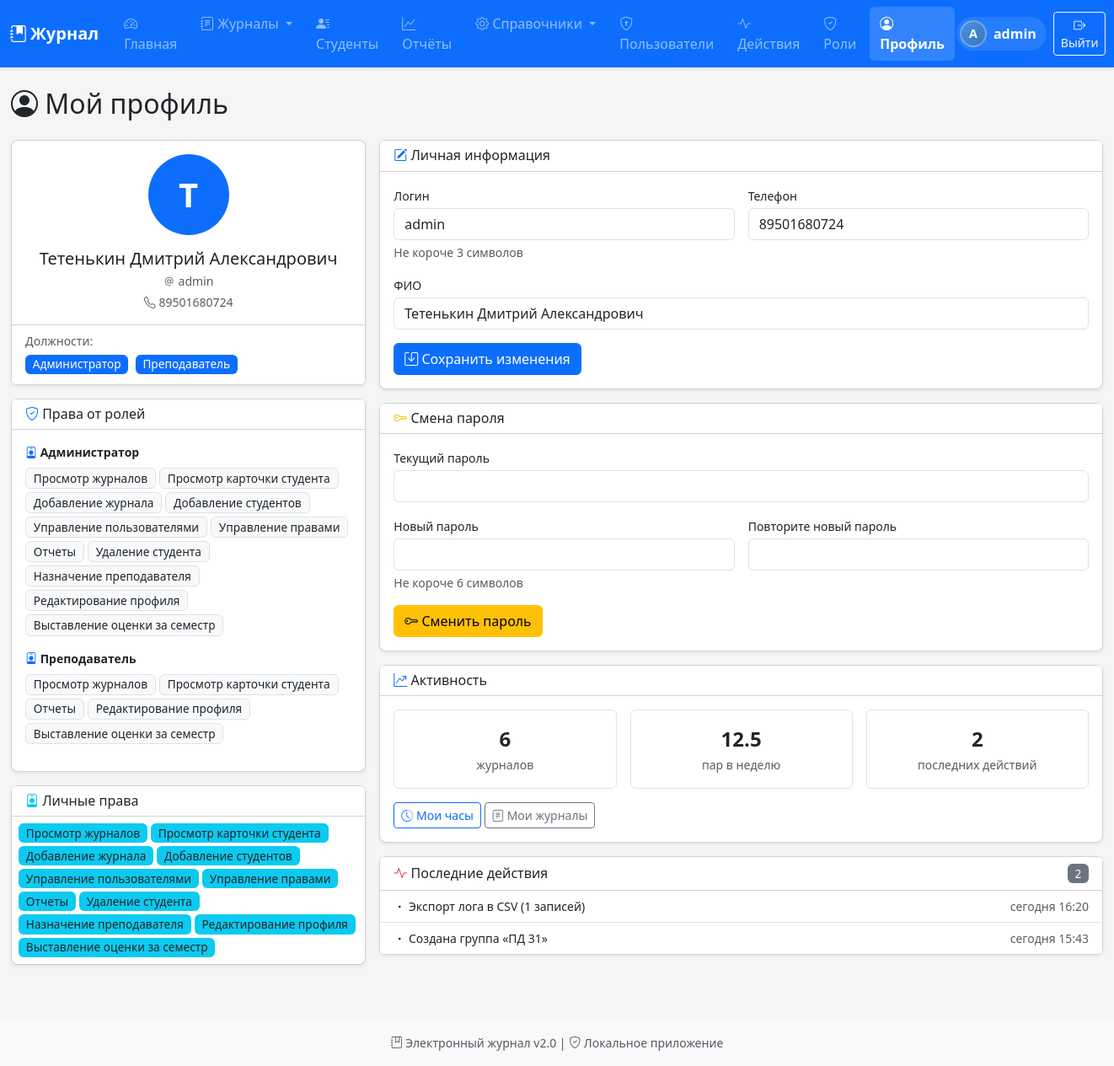
Screenshot of /profile (signed in) with the database file from the repository.
### tables this page shows
CREATE TABLE user_profiles (
            id INTEGER PRIMARY KEY AUTOINCREMENT,
            user_id INTEGER UNIQUE NOT NULL,
            full_name TEXT NOT NULL DEFAULT '',
            phone TEXT DEFAULT '',
            FOREIGN KEY (user_id) REFERENCES users(id) ON DELETE CASCADE
        );

CREATE TABLE users (
            id INTEGER PRIMARY KEY AUTOINCREMENT,
            username TEXT UNIQUE NOT NULL,
            password_hash TEXT NOT NULL
        , teacher_id INTEGER);

CREATE TABLE positions (
            id INTEGER PRIMARY KEY AUTOINCREMENT,
            name TEXT UNIQUE NOT NULL,
            code TEXT UNIQUE NOT NULL
        );

CREATE TABLE permissions (
            id INTEGER PRIMARY KEY AUTOINCREMENT,
            code TEXT UNIQUE NOT NULL,
            name TEXT NOT NULL,
            description TEXT
        );

CREATE TABLE activity_log (
                    id INTEGER PRIMARY KEY AUTOINCREMENT,
                    user_id INTEGER,
                    action TEXT NOT NULL,
                    description TEXT,
                    target_type TEXT,
                    target_id INTEGER,
                    ip TEXT,
                    created_at TEXT NOT NULL,
                    FOREIGN KEY (user_id) REFERENCES users(id) ON DELETE SET NULL
                );

### routes.py (the view)
@main_bp.route('/profile')
@login_required
def profile():
    uid = session['user_id']
    return _render_profile(uid, is_self=True)

### activity.py (called while the page is built, shortened)
def get_recent_activity(limit=20, user_id=None):
    conn = get_db()
    try:
        if user_id is not None:
            rows = conn.execute('''
                SELECT al.*, u.username, up.full_name
                FROM activity_log al
                LEFT JOIN users u ON al.user_id = u.id
                LEFT JOIN user_profiles up ON u.id = up.user_id
                WHERE al.user_id = ?
                ORDER BY al.created_at DESC
                LIMIT ?
            ''', (user_id, limit)).fetchall()
    finally:
        conn.close()
    return [_row_to_dict(r) for r in rows]

def get_target_url(target_type, target_id):
    if not target_type or not target_id:
        return None
    try:
        tid = int(target_id)
    except (ValueError, TypeError):
        return None
    try:
        from flask import url_for
        if target_type == 'user':
            return url_for('main.profile_view', uid=tid)
    except Exception:
        return None
    return None

def _row_to_dict(r):
    d = dict(r)
    d['created_at_human'] = _humanize_time(d.get('created_at'))
    d['display_name'] = d.get('full_name') or d.get('username') or 'Аноним'
    d['target_url'] = get_target_url(d.get('target_type'), d.get('target_id'))
    return d

def _humanize_time(iso_str):
    if not iso_str:
        return ''
    try:
        dt = datetime.fromisoformat(iso_str)
    except (ValueError, TypeError):
        return iso_str
    today = datetime.now().date()
    if dt.date() == today:
        return f"сегодня {dt.strftime('%H:%M')}"
    if dt.date() == today - timedelta(days=1):
        return f"вчера {dt.strftime('%H:%M')}"
    return dt.strftime('%d.%m.%Y %H:%M')

### journal_manager.py (called while the page is built)
    @staticmethod
    def get_table_name(gs_id):
        return f"journal_{gs_id}"

### models.py (called while the page is built)
def get_db():
    conn = sqlite3.connect(Config.DATABASE)
    conn.row_factory = sqlite3.Row
    conn.execute("PRAGMA foreign_keys = ON")
    return conn

    @staticmethod
    def get_profile(user_id):
        conn = get_db()
        try:
            row = conn.execute('''
                SELECT u.id, u.username, up.full_name, up.phone
                FROM users u
                LEFT JOIN user_profiles up ON u.id = up.user_id
                WHERE u.id = ?
            ''', (user_id,)).fetchone()
            return dict(row) if row else None
        finally:
            conn.close()

    @staticmethod
    def has_permission(uid, code):
        perms = Permission.get_user_permissions(uid)
        return code in perms

### templates/profile.html (shortened to what this page needs)
{% extends "base.html" %}
{% block content %}
<div class="d-flex flex-wrap justify-content-between align-items-center mb-4 gap-2">
    <h2 class="mb-0">
        <i class="bi bi-person-circle"></i>
        {% if is_self %}
            Мой профиль
        {% else %}
            Профиль: {{ profile_user.full_name or profile_user.username }}
        {% endif %}
    </h2>
</div>
<div class="row g-3">
    <div class="col-12 col-lg-4">
        <div class="card shadow-sm mb-3">
            <div class="card-body text-center">
                <div class="rounded-circle bg-primary text-white d-inline-flex align-items-center justify-content-center mb-3"
                     style="width:96px; height:96px; font-size:2.5rem; font-weight:700;">
                    {{ (profile_user.full_name or profile_user.username)[0]|upper }}
                </div>
                <h5 class="mb-1">{{ profile_user.full_name or 'Без имени' }}</h5>
                <div class="text-muted small">
                    <i class="bi bi-at"></i> {{ profile_user.username }}
                </div>
                {% if profile_user.phone %}
                    <div class="text-muted small mt-1">
                        <i class="bi bi-telephone"></i> {{ profile_user.phone }}
                    </div>
                {% endif %}
            </div>
            {% if positions %}
            <div class="card-footer bg-white">
                <div class="small text-muted mb-1">Должности:</div>
                {% for p in positions %}
                    <span class="badge bg-primary me-1 mb-1">{{ p.name }}</span>
                {% endfor %}
            </div>
            {% endif %}
        </div>
        {% if positions_with_perms %}
        <div class="card shadow-sm mb-3">
            <div class="card-header bg-white">
                <h6 class="mb-0">
                    <i class="bi bi-shield-check text-primary"></i>
                    Права от ролей
                </h6>
            </div>
            <div class="card-body">
                {% for item in positions_with_perms %}
                    <div class="mb-3">
                        <div class="fw-semibold small mb-2">
                            <i class="bi bi-person-badge text-primary"></i>
                            {{ item.position.name }}
                        </div>
                        {% if item.permission_codes %}
                            <div class="d-flex flex-wrap gap-1">
                                {% for code in item.permission_codes %}
                                    <span class="badge bg-light text-dark border small"
                                          title="{{ code }}">
                                        {{ perms_dict.get(code, code) }}
                                    </span>
                                {% endfor %}
                            </div>
                        {% else %}
                            <div class="text-muted small fst-italic">
                                Роль не даёт прав по умолчанию
                            </div>
                        {% endif %}
                    </div>
                {% endfor %}
            </div>
        </div>
        {% endif %}
        {% if perms_personal %}
        <div class="card shadow-sm mb-3">
            <div class="card-header bg-white">
                <h6 class="mb-0">
                    <i class="bi bi-person-badge text-info"></i>
                    Личные права
                </h6>
            </div>
            <div class="card-body p-2">
                <div class="d-flex flex-wrap gap-1">
                    {% for code in perms_personal %}
                        <span class="badge bg-info text-dark small"
                              title="{{ code }}">
                            {{ perms_dict.get(code, code) }}
                        </span>
                    {% endfor %}
                </div>
            </div>
        </div>
        {% endif %}
    </div>
    <div class="col-12 col-lg-8">
        {% if is_self %}
        <div class="card shadow-sm mb-3">
            <div class="card-header bg-white">
                <h6 class="mb-0">
                    <i class="bi bi-pencil-square text-primary"></i>
                    Личная информация
                </h6>
            </div>
            <div class="card-body">
                <form method="POST" action="{{ url_for('main.profile_edit') }}">
                    <div class="row g-3">
                        <div class="col-12 col-md-6">
                            <label class="form-label small mb-1">Логин</label>
                            <input type="text" name="username" class="form-control"
                                   value="{{ profile_user.username }}"
                                   minlength="3" required>
                            <div class="form-text">Не короче 3 символов</div>
                        </div>
                        <div class="col-12 col-md-6">
                            <label class="form-label small mb-1">Телефон</label>
                            <input type="text" name="phone" class="form-control phone-input"
                                   value="{{ profile_user.phone or '' }}"
                                   placeholder="Только цифры, до 11 символов">
                        </div>
                        <div class="col-12">
                            <label class="form-label small mb-1">ФИО</label>
                            <input type="text" name="full_name" class="form-control no-emoji"
                                   value="{{ profile_user.full_name or '' }}"
                                   placeholder="Иванов Иван Иванович">
                        </div>
                    </div>
                    <div class="mt-3">
                        <button type="submit" class="btn btn-primary">
                            <i class="bi bi-save"></i> Сохранить изменения
                        </button>
                    </div>
                </form>
            </div>
        </div>
        <div class="card shadow-sm mb-3">
            <div class="card-header bg-white">
                <h6 class="mb-0">
                    <i class="bi bi-key text-warning"></i>
                    Смена пароля
                </h6>
            </div>
            <div class="card-body">
                <form method="POST" action="{{ url_for('main.profile_change_password') }}">
                    <div class="row g-3">
                        <div class="col-12">
                            <label class="form-label small mb-1">Текущий пароль</label>
                            <input type="password" name="current_password" class="form-control" required>
                        </div>
                        <div class="col-12 col-md-6">
                            <label class="form-label small mb-1">Новый пароль</label>
                            <input type="password" name="new_password" class="form-control"
                                   minlength="6" required>
                            <div class="form-text">Не короче 6 символов</div>
                        </div>
                        <div class="col-12 col-md-6">
                            <label class="form-label small mb-1">Повторите новый пароль</label>
                            <input type="password" name="new_password2" class="form-control"
                                   minlength="6" required>
                        </div>
                    </div>
                    <div class="mt-3">
                        <button type="submit" class="btn btn-warning">
                            <i class="bi bi-key"></i> Сменить пароль
                        </button>
                    </div>
                </form>
            </div>
        </div>
        {% endif %}
        <div class="card shadow-sm mb-3">
            <div class="card-header bg-white">
                <h6 class="mb-0">
                    <i class="bi bi-graph-up-arrow text-primary"></i>
                    Активность
                </h6>
            </div>
            <div class="card-body">
                <div class="row g-3 text-center">
                    <div class="col-6 col-md-4">
                        <div class="border rounded p-3">
                            <div class="fs-4 fw-bold">{{ journals|length }}</div>
                            <small class="text-muted">журналов</small>
                        </div>
                    </div>
                    <div class="col-6 col-md-4">
                        <div class="border rounded p-3">
                            {% if weekly_avg and weekly_avg.has_data %}
                                <div class="fs-4 fw-bold">{{ weekly_avg.avg }}</div>
                                <small class="text-muted">пар в неделю</small>
                            {% else %}
                                <div class="fs-4 fw-bold text-muted">—</div>
                                <small class="text-muted">пар в неделю</small>
                            {% endif %}
                        </div>
                    </div>
                    <div class="col-12 col-md-4">
                        <div class="border rounded p-3">
                            <div class="fs-4 fw-bold">{{ recent_activity|length }}</div>
                            <small class="text-muted">последних действий</small>
                        </div>
                    </div>
                </div>
                {% if journals %}
                <div class="mt-3">
                    <a href="{{ url_for('main.teacher_hours_stats') }}" class="btn btn-outline-primary btn-sm">
                        <i class="bi bi-clock-history"></i>
                        Мои часы
                    </a>
                    <a href="{{ url_for('main.group_subjects') }}" class="btn btn-outline-secondary btn-sm">
                        <i class="bi bi-journal-text"></i>
                        Мои журналы
                    </a>
                </div>
                {% endif %}
            </div>
        </div>
        {% if recent_activity %}
        <div class="card shadow-sm">
            <div class="card-header bg-white d-flex justify-content-between align-items-center">
                <h6 class="mb-0">
                    <i class="bi bi-activity text-danger"></i>
                    Последние действия
                </h6>
                <span class="badge bg-secondary">{{ recent_activity|length }}</span>
            </div>
            <div class="list-group list-group-flush">
                {% for a in recent_activity %}
                    <div class="list-group-item">
                        <div class="d-flex justify-content-between gap-2">
                            <div class="small">
                                <i class="bi bi-dot"></i>
                                {{ a.description or a.action }}
                            </div>
                            <small class="text-muted text-nowrap">{{ a.created_at_human }}</small>
                        </div>
                    </div>
                {% endfor %}
            </div>
        </div>
        {% endif %}
    </div>
</div>
{% endblock %}

### static/style.css (style rules this page uses)
body { background-color: #f5f5f5; min-height: 100vh; display: flex; flex-direction: column; }
.badge { font-size: 0.85rem; font-weight: 500; }
.btn { transition: all 0.15s ease; }
.card { border-radius: 8px; transition: transform 0.15s, box-shadow 0.15s; }
.card.shadow-sm { box-shadow: 0 0.125rem 0.25rem rgba(0, 0, 0, 0.075) !important; }
.form-label { font-weight: 500; margin-bottom: 0.25rem; }

### templates/base.html (style rules this page uses)
html { scroll-behavior: smooth; }
body { min-height: 100vh; display: flex; flex-direction: column; }

### rows the page displays
user_profiles: full_name "Т", full_name "Тетенькин Дмитрий Александрович", phone "89501680724"
users: username "admin"
positions: name "Администратор", position.name "Администратор"
positions: name "Преподаватель", position.name "Преподаватель"
permissions: get "Просмотр журналов"
permissions: get "Просмотр карточки студента"
permissions: get "Добавление журнала"
permissions: get "Добавление студентов"
permissions: get "Управление пользователями"
permissions: get "Управление правами"
permissions: get "Отчеты"
permissions: get "Удаление студента"
permissions: get "Назначение преподавателя"
permissions: get "Редактирование профиля"
permissions: get "Выставление оценки за семестр"
activity_log: description "Экспорт лога в CSV (1 записей)", created_at_human "сегодня 16:20"
activity_log: description "Создана группа «ПД 31»", created_at_human "сегодня 15:43"

### other values shown
{{ session.username[0]|upper }} "A"
{{ session.username }} "admin"
{{ journals|length }} "6"
{{ weekly_avg.avg }} "12.5"
{{ recent_activity|length }} "2"
